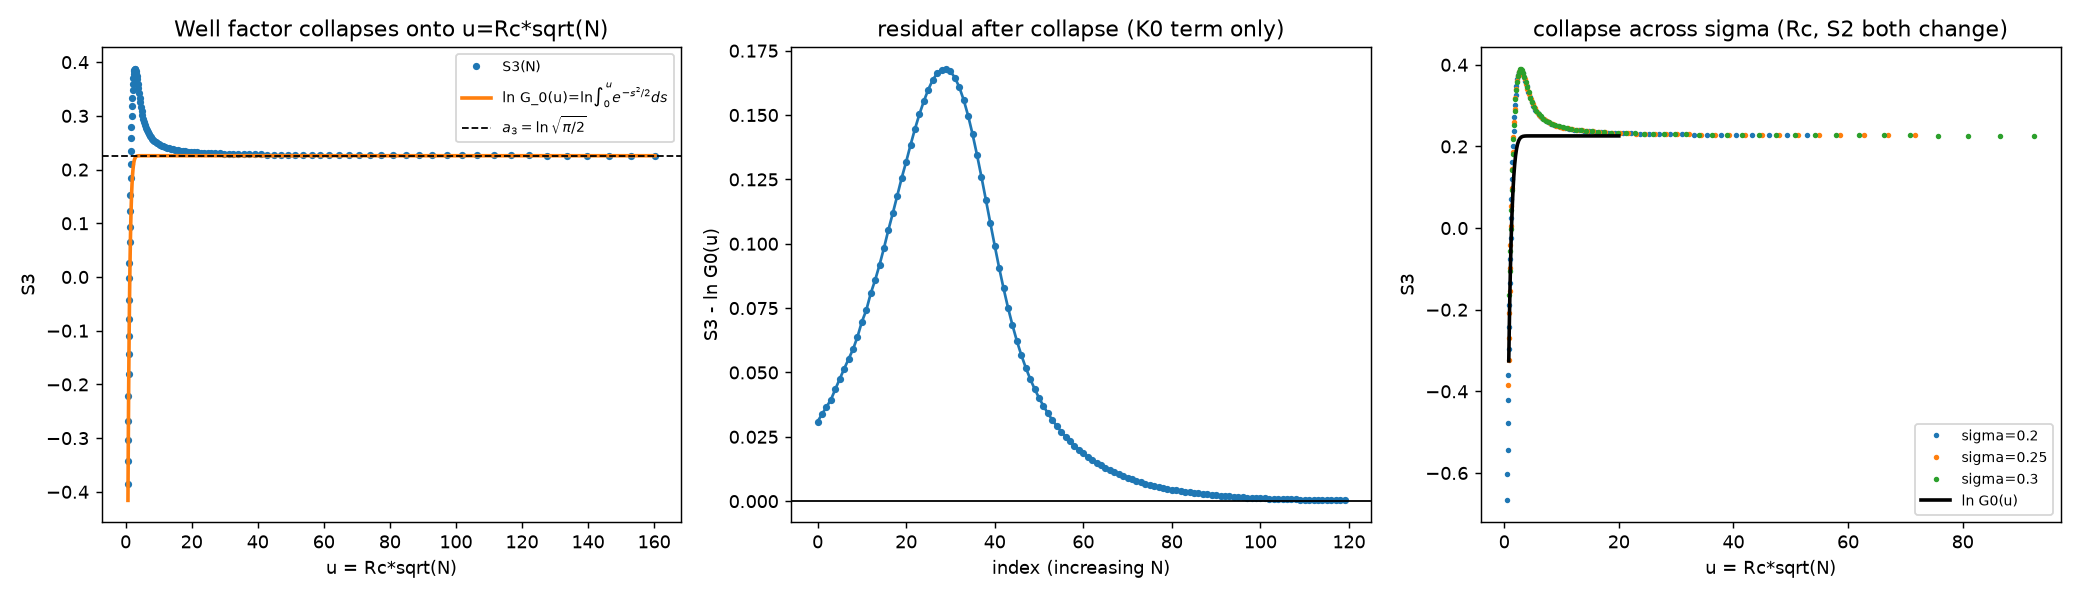

The script that saved this image:
"""
COLLAPSE TEST  (deepseek_v4_flash)
==================================
Claim to falsify: "the subleading correction is a power law c_w N^-3/4".
Replacement claim:  S3 and S4 are functions of ONE scaling variable u = Rc*sqrt(N),
because A(Rc) = int_0^{Rc} exp(-N z^2/2) dz = N^-1/2 * G(u),  u = Rc*sqrt(N).
Then S3 = ln A(Rc) + 0.5 ln N = ln G(u)  -- a pure function of u.
G(u) -> sqrt(pi/2) as u->inf, so S3 -> 0.5 ln(pi/2) = a3_an.  The "power law"
is the u<<1 tail of G, not a power law in N.
Test: (a) does S3 follow ln G_0(u)?  (b) does it COLLAPSE across different sigma?
"""
import json, math
import numpy as np
import matplotlib
matplotlib.use('Agg')
import matplotlib.pyplot as plt

K0, ALPHA = 1.0, 1.5

def setup(SIG):
    S2 = SIG*SIG
    lo, hi = 1e-12, 1.0
    for _ in range(200):
        m = 0.5*(lo+hi)
        if K0*m**ALPHA*(1-m*m) - S2 < 0: lo = m
        else: hi = m
    RC = 0.5*(lo+hi)
    def B(x): return 0.5*(K0*x**(ALPHA+2)/(ALPHA+2) - K0*x**(ALPHA+4)/(ALPHA+4) - S2*x*x/2.0)
    return S2, RC, B

def factors(N, S2, RC, B, x0_frac=0.2, npts=200001, p=2.0):
    """return L1,L2,L3,L4 (L1=ln(2/D), L2=-2B(Rc)/D, L3=ln A(Rc), L4=ln(IntWA/A(Rc)))"""
    D = S2/N; x0 = x0_frac*RC
    t = np.linspace(0.0,1.0,npts); x = RC*t**p
    Bx = B(x)
    with np.errstate(under='ignore', over='ignore'):
        phi = np.exp(2.0*Bx/D)
        dx = np.diff(x)
        A = np.concatenate([[0.0], np.cumsum(0.5*(phi[1:]+phi[:-1])*dx)])
        w = np.exp(-2.0*(Bx-Bx[-1])/D)
    i0 = np.searchsorted(x, x0)
    J = np.trapz(w[i0:]*A[i0:], x[i0:])
    L1 = math.log(2.0/D)
    L2 = -2.0*Bx[-1]/D
    L3 = math.log(A[-1])
    L4 = math.log(J) - math.log(A[-1])
    return L1,L2,L3,L4,A[-1],J

def G0(u):
    """exact leading-order master curve: int_0^u exp(-s^2/2) ds"""
    from scipy.special import erf
    return math.sqrt(math.pi/2.0)*erf(u/math.sqrt(2.0))

# ---- dense N grid, extending to 1e6 to see the asymptote -------------------
Ns = np.unique(np.round(np.logspace(np.log10(20), np.log10(1e6), 120)).astype(int)).astype(float)
print("="*90)
print(f"n_N = {len(Ns)}   N in [{Ns[0]:.0f}, {Ns[-1]:.0f}]")
print("="*90)

S2, RC, B = setup(0.25)
a3_an = 0.5*math.log(math.pi/2.0)
print(f"RC={RC:.6f}  S2={S2:.6f}  a3_an = 0.5 ln(pi/2) = {a3_an:+.6f}")

rows=[]
for N in Ns:
    L1,L2,L3,L4,Arc,J = factors(N,S2,RC,B)
    S3 = L3 + 0.5*math.log(N); S4 = L4 + 0.5*math.log(N)
    u = RC*math.sqrt(N)
    rows.append(dict(N=float(N), u=float(u), S3=float(S3), S4=float(S4),
                     lnG0=float(math.log(G0(u))), L1=L1,L2=L2,L3=L3,L4=L4))
print(f"\n{'N':>9} {'u=Rc*sqrtN':>11} {'S3':>10} {'lnG0(u)':>10} {'S3-lnG0':>9} {'S4':>9}")
for r in rows[::8]:
    print(f"{r['N']:>9.0f} {r['u']:>11.4f} {r['S3']:>10.5f} {r['lnG0']:>10.5f} {r['S3']-r['lnG0']:>+9.5f} {r['S4']:>9.5f}")

S3 = np.array([r['S3'] for r in rows]); lnG0 = np.array([r['lnG0'] for r in rows])
u = np.array([r['u'] for r in rows]); S4 = np.array([r['S4'] for r in rows])
res = S3-lnG0
print(f"\n  S3 - lnG0(u):  rms={np.sqrt(np.mean(res**2)):.4e}  min={res.min():+.4f} max={res.max():+.4f}")
print(f"  S3 asymptote  : S3(N=1e6)={S3[-1]:+.6f}   a3_an={a3_an:+.6f}   diff={S3[-1]-a3_an:+.4e}")
print(f"  S4 asymptote  : S4(N=1e6)={S4[-1]:+.6f}")

# ---- collapse across sigma: same u, different sigma should give same S3 -----
print("\n" + "="*90)
print("COLLAPSE ACROSS SIGMA  (different Rc, S2 -> S3 must be a function of u alone)")
print("="*90)
sigs=[0.20,0.25,0.30]
curves={}
for sg in sigs:
    S2g, RCg, Bg = setup(sg)
    Nsg = np.unique(np.round(np.logspace(np.log10(20), np.log10(2e5), 70)).astype(int)).astype(float)
    U=[];S3g=[];S4g=[]
    for N in Nsg:
        L1,L2,L3,L4,Arc,J = factors(N,S2g,RCg,Bg)
        U.append(RCg*math.sqrt(N)); S3g.append(L3+0.5*math.log(N)); S4g.append(L4+0.5*math.log(N))
    curves[sg]=(np.array(U),np.array(S3g),np.array(S4g))
    print(f"  sigma={sg}: Rc={RCg:.5f}  S2={S2g:.5f}  u range [{min(U):.3f},{max(U):.3f}]")

# interpolate onto a common u grid and compare
ugrid = np.logspace(np.log10(0.8), np.log10(20), 40)
interp={}
for sg,(U,S3g,S4g) in curves.items():
    o=np.argsort(U); interp[sg]=(np.interp(ugrid,U[o],S3g[o]), np.interp(ugrid,U[o],S4g[o]))
base=interp[sigs[0]]
print(f"\n{'u':>8} " + " ".join(f"S3({s})" for s in sigs) + "   maxdiff")
for i,uu in enumerate(ugrid[::4]):
    vals=[interp[s][0][i] for s in sigs]
    print(f"{uu:>8.3f} " + " ".join(f"{v:>8.4f}" for v in vals) + f"   {max(vals)-min(vals):.2e}")
spread3=max(np.max([interp[s][0] for s in sigs],axis=0)-np.min([interp[s][0] for s in sigs],axis=0))
spread4=max(np.max([interp[s][1] for s in sigs],axis=0)-np.min([interp[s][1] for s in sigs],axis=0))
print(f"\n  MAX SPREAD across sigma: S3={spread3:.3e}  S4={spread4:.3e}  (0 = perfect collapse)")

# ---- plot ------------------------------------------------------------------
fig,ax=plt.subplots(1,3,figsize=(16,4.6))
ax[0].plot(u, S3, 'o', ms=3, label='S3(N)')
ax[0].plot(u, lnG0, '-', lw=2, label=r'ln G_0(u)=ln$\int_0^u e^{-s^2/2}ds$')
ax[0].axhline(a3_an, color='k', ls='--', lw=1, label=r'$a_3=\ln\sqrt{\pi/2}$')
ax[0].set_xlabel('u = Rc*sqrt(N)'); ax[0].set_ylabel('S3'); ax[0].legend(fontsize=8)
ax[0].set_title('Well factor collapses onto u=Rc*sqrt(N)')
ax[1].plot(res, 'o-', ms=3); ax[1].axhline(0,color='k',lw=1)
ax[1].set_xlabel('index (increasing N)'); ax[1].set_ylabel('S3 - ln G0(u)')
ax[1].set_title('residual after collapse (K0 term only)')
for sg in sigs:
    U,S3g,S4g=curves[sg]; ax[2].plot(U,S3g,'o',ms=2,label=f'sigma={sg}')
ax[2].plot(ugrid, np.array([math.log(G0(x)) for x in ugrid]),'k-',lw=2,label='ln G0(u)')
ax[2].set_xlabel('u = Rc*sqrt(N)'); ax[2].set_ylabel('S3'); ax[2].legend(fontsize=8)
ax[2].set_title('collapse across sigma (Rc, S2 both change)')
plt.tight_layout(); plt.savefig('collapse_test.png',dpi=130); plt.close()

out=dict(a3_an=a3_an, RC=RC, S2=S2,
         S3_vs_lnG0_rms=float(np.sqrt(np.mean(res**2))),
         S3_max_dev=float(np.abs(res).max()),
         S3_asymptote=float(S3[-1]), S4_asymptote=float(S4[-1]),
         u_range=[float(u[0]),float(u[-1])],
         collapse_spread_S3=float(spread3), collapse_spread_S4=float(spread4),
         rows=rows)
json.dump(out,open('collapse_test.json','w'),indent=2)
print("\nSaved collapse_test.json + collapse_test.png")
